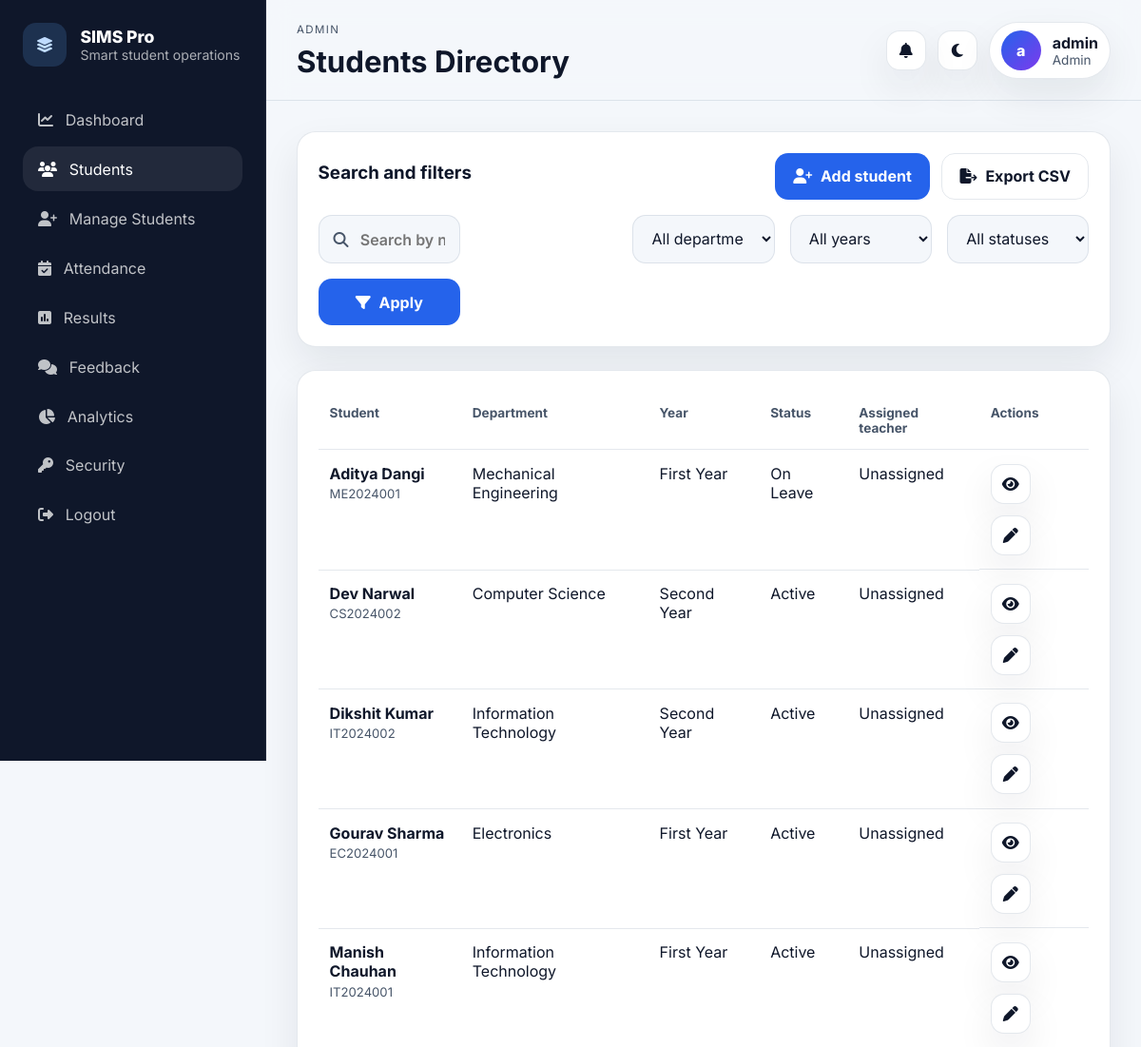
The page /students (signed in, upper part) on the database as committed earlier.
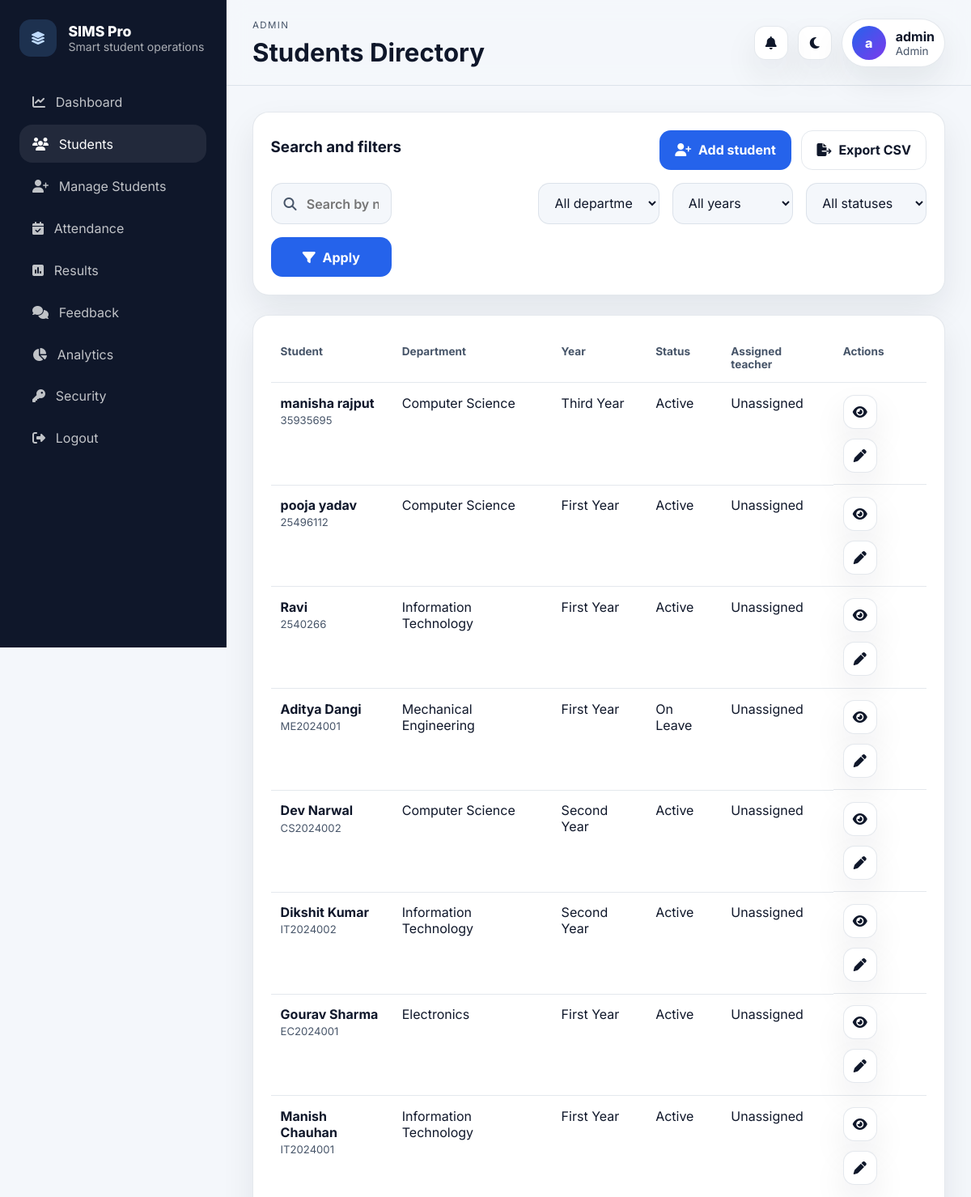
The same page on the database as committed later.
### tables this page shows
CREATE TABLE students (
                id          INTEGER PRIMARY KEY AUTOINCREMENT,
                student_id  TEXT UNIQUE NOT NULL,
                name        TEXT NOT NULL,
                email       TEXT,
                dob         TEXT,
                gender      TEXT,
                department  TEXT NOT NULL,
                year        TEXT NOT NULL,
                status      TEXT DEFAULT 'Active',
                address     TEXT,
                enroll_date TEXT,
                created_at  TIMESTAMP DEFAULT CURRENT_TIMESTAMP
            , assigned_teacher_id INTEGER, profile_image TEXT);

### app.py (the view)
@app.route("/students")
@roles_required("admin", "teacher")
def view_students():
    filters = {
        "search": clean(request.args.get("search"), 100),
        "dept": clean(request.args.get("dept"), 80),
        "year": clean(request.args.get("year"), 40),
        "status": clean(request.args.get("status"), 40),
    }
    return render_template(
        "view_students.html",
        students=visible_students(filters),
        filters=filters,
        teachers=teachers(),
    )

### app.py (called while the page is built)
def db():
    if "db" not in g:
        g.db = sqlite3.connect(app.config["DATABASE"])
        g.db.row_factory = sqlite3.Row
        g.db.execute("PRAGMA foreign_keys = ON")
    return g.db

def csrf_token():
    if "_csrf_token" not in session:
        session["_csrf_token"] = secrets.token_urlsafe(32)
    return session["_csrf_token"]

@app.before_request
def setup_req():
    session.permanent = True
    if request.method in {"POST", "PUT", "PATCH", "DELETE"}:
        token = request.form.get("csrf_token") or request.headers.get("X-CSRFToken")
        if token != session.get("_csrf_token"):
            abort(400, description="Invalid CSRF token.")

@app.context_processor
def inject_globals():
    return {
        "current_role": session.get("role"),
        "app_name": "SIMS Pro",
        "global_notifications": build_notifications() if session.get("role") else [],
    }

def clean(value, max_len=255):
    value = (value or "").strip()
    return value[:max_len]

def visible_clause(alias="students"):
    role = session.get("role")
    if role == "admin":
        return "1=1", []
    if role == "teacher":
        return f"{alias}.assigned_teacher_id = ?", [session["user_id"]]
    if role == "student":
        return f"{alias}.id = ?", [session["student_db_id"]]
    return "1=0", []

def teachers():
    return db().execute(
        "SELECT id, full_name FROM users WHERE role='teacher' ORDER BY full_name"
    ).fetchall()

def roles_required(*roles):
    def dec(fn):
        @wraps(fn)
        def wrap(*a, **kw):
            if "user_id" not in session:
                flash("Please log in to continue.", "error")
                return redirect(url_for("login"))
            if session.get("role") not in roles:
                flash("You do not have access to that page.", "error")
                return redirect(url_for("student_dashboard" if session.get("role") == "student" else "dashboard"))
            return fn(*a, **kw)
        return wrap
    return dec

### templates/view_students.html (shortened to what this page needs)
{% extends "base.html" %}
{% block page_heading %}Students Directory{% endblock %}
{% block content %}
<section class="panel">
  <div class="panel__header">
    <h3>Search and filters</h3>
    <div class="actions-inline">
      {% if current_role == 'admin' %}
      <a class="btn btn-primary" href="{{ url_for('add_student') }}">
        <i class="fa-solid fa-user-plus"></i>
        <span>Add student</span>
      </a>
      {% endif %}
      <a class="btn btn-secondary" href="{{ url_for('export_students', search=filters.search, dept=filters.dept, year=filters.year, status=filters.status) }}">
        <i class="fa-solid fa-file-export"></i>
        <span>Export CSV</span>
      </a>
    </div>
  </div>
  <form method="get" class="filters-grid">
    <label class="search-field">
      <i class="fa-solid fa-magnifying-glass"></i>
      <input
        type="text"
        name="search"
        value="{{ filters.search }}"
        placeholder="Search by name or student ID"
        id="studentSearchInput"
        autocomplete="off"
      >
    </label>
    <div class="autocomplete-panel" id="studentAutocomplete"></div>
    <select name="dept">
      <option value="">All departments</option>
    </select>
    <select name="year">
      <option value="">All years</option>
    </select>
    <select name="status">
      <option value="">All statuses</option>
    </select>
    <button class="btn btn-primary" type="submit">
      <i class="fa-solid fa-filter"></i>
      <span>Apply</span>
    </button>
  </form>
</section>
<section class="panel">
  <div class="table-wrap">
    <table class="data-table">
      <thead>
        <tr>
          <th>Student</th>
          <th>Department</th>
          <th>Year</th>
          <th>Status</th>
          <th>Assigned teacher</th>
          <th>Actions</th>
        </tr>
      </thead>
      <tbody>
        {% for student in students %}
        <tr>
          <td>
            <strong>{{ student.name }}</strong>
            <span class="table-sub">{{ student.student_id }}</span>
          </td>
          <td>{{ student.department }}</td>
          <td>{{ student.year }}</td>
          <td>{{ student.status }}</td>
          <td>{{ student.teacher_name or 'Unassigned' }}</td>
          <td class="actions-inline">
            <a class="icon-btn" href="{{ url_for('student_detail', student_id=student.id) }}">
              <i class="fa-solid fa-eye"></i>
            </a>
            {% if current_role == 'admin' %}
            <a class="icon-btn" href="{{ url_for('edit_student', student_id=student.id) }}">
              <i class="fa-solid fa-pen"></i>
            </a>
            {% endif %}
          </td>
        </tr>
        {% else %}
        <tr>
          <td colspan="6" class="empty">No students match your filters.</td>
        </tr>
        {% endfor %}
      </tbody>
    </table>
  </div>
</section>
{% endblock %}

### templates/base.html (shortened to what this page needs)
<!doctype html>
<html lang="en" data-theme="light">
<head>
  <link rel="stylesheet" href="https://cdnjs.cloudflare.com/ajax/libs/font-awesome/6.5.2/css/all.min.css">
  <link rel="stylesheet" href="{{ url_for('static', filename='style.css') }}">
</head>
<body>
  {% if session.get('user_id') %}
  <div class="app-shell">
    <aside class="sidebar" id="sidebar">
      <div class="brand">
        <div class="brand-mark">
          <i class="fa-solid fa-layer-group"></i>
        </div>
        <div>
          <div class="brand-title">{{ app_name }}</div>
          <div class="brand-sub">Smart student operations</div>
        </div>
      </div>
      <nav class="nav-links">
        {% if current_role in ['admin','teacher'] %}
        <a href="{{ url_for('dashboard') }}" class="nav-link {% if request.endpoint == 'dashboard' %}active{% endif %}">
          <i class="fa-solid fa-chart-line"></i>
          <span>Dashboard</span>
        </a>
        <a href="{{ url_for('view_students') }}" class="nav-link {% if request.endpoint in ['view_students','student_detail'] %}active{% endif %}">
          <i class="fa-solid fa-users"></i>
          <span>Students</span>
        </a>
        {% if current_role == 'admin' %}
        <a href="{{ url_for('add_student') }}" class="nav-link {% if request.endpoint in ['add_student','edit_student'] %}active{% endif %}">
          <i class="fa-solid fa-user-plus"></i>
          <span>Manage Students</span>
        </a>
        {% endif %}
        <a href="{{ url_for('attendance') }}" class="nav-link {% if request.endpoint in ['attendance','attendance_report','student_attendance'] %}active{% endif %}">
          <i class="fa-solid fa-calendar-check"></i>
          <span>Attendance</span>
        </a>
        <a href="{{ url_for('results') }}" class="nav-link {% if request.endpoint in ['results','add_result','edit_result','student_results'] %}active{% endif %}">
          <i class="fa-solid fa-square-poll-vertical"></i>
          <span>Results</span>
        </a>
        <a href="{{ url_for('feedback') }}" class="nav-link {% if request.endpoint in ['feedback','add_feedback'] %}active{% endif %}">
          <i class="fa-solid fa-comments"></i>
          <span>Feedback</span>
        </a>
        <a href="{{ url_for('charts') }}" class="nav-link {% if request.endpoint == 'charts' %}active{% endif %}">
          <i class="fa-solid fa-chart-pie"></i>
          <span>Analytics</span>
        </a>
        {% endif %}
        <a href="{{ url_for('change_password') }}" class="nav-link {% if request.endpoint == 'change_password' %}active{% endif %}">
          <i class="fa-solid fa-key"></i>
          <span>Security</span>
        </a>
        <a href="{{ url_for('logout') }}" class="nav-link">
          <i class="fa-solid fa-right-from-bracket"></i>
          <span>Logout</span>
        </a>
      </nav>
    </aside>
    <div class="main-shell">
      <header class="topbar">
        <div>
          <p class="eyebrow">{{ current_role|title }}</p>
          <h1 class="page-heading">{% block page_heading %}{{ app_name }}{% endblock %}</h1>
        </div>
        <div class="topbar-actions">
  <div class="notification-wrap">
    <button class="icon-btn notification-btn" type="button" id="notificationToggle" aria-label="Open notifications">
      <i class="fa-solid fa-bell"></i>
    </button>
  </div>
  <button class="icon-btn" type="button" id="themeToggle" aria-label="Toggle dark mode">
  </button>
          <div class="user-pill">
            <span class="user-pill__avatar">{{ (session.get('display_name') or 'U')[0] }}</span>
            <div>
              <div class="user-pill__name">{{ session.get('display_name') }}</div>
              <div class="user-pill__role">{{ current_role|title }}</div>
            </div>
          </div>
        </div>
      </header>
      <main class="content">
        {% block content %}{% endblock %}
      </main>
    </div>
  </div>
  {% else %}
  {% block auth_content %}{% endblock %}
  {% endif %}
</body>
</html>

Rows that differ between the two databases and show on the page:
added students: name "manisha rajput", student_id "35935695", department "Computer Science", year "Third Year", status "Active", teacher_name "Unassigned"
added students: name "pooja yadav", student_id "25496112", department "Computer Science", year "First Year", status "Active", teacher_name "Unassigned"
added students: name "Ravi", student_id "2540266", department "Information Technology", year "First Year", status "Active", teacher_name "Unassigned"
